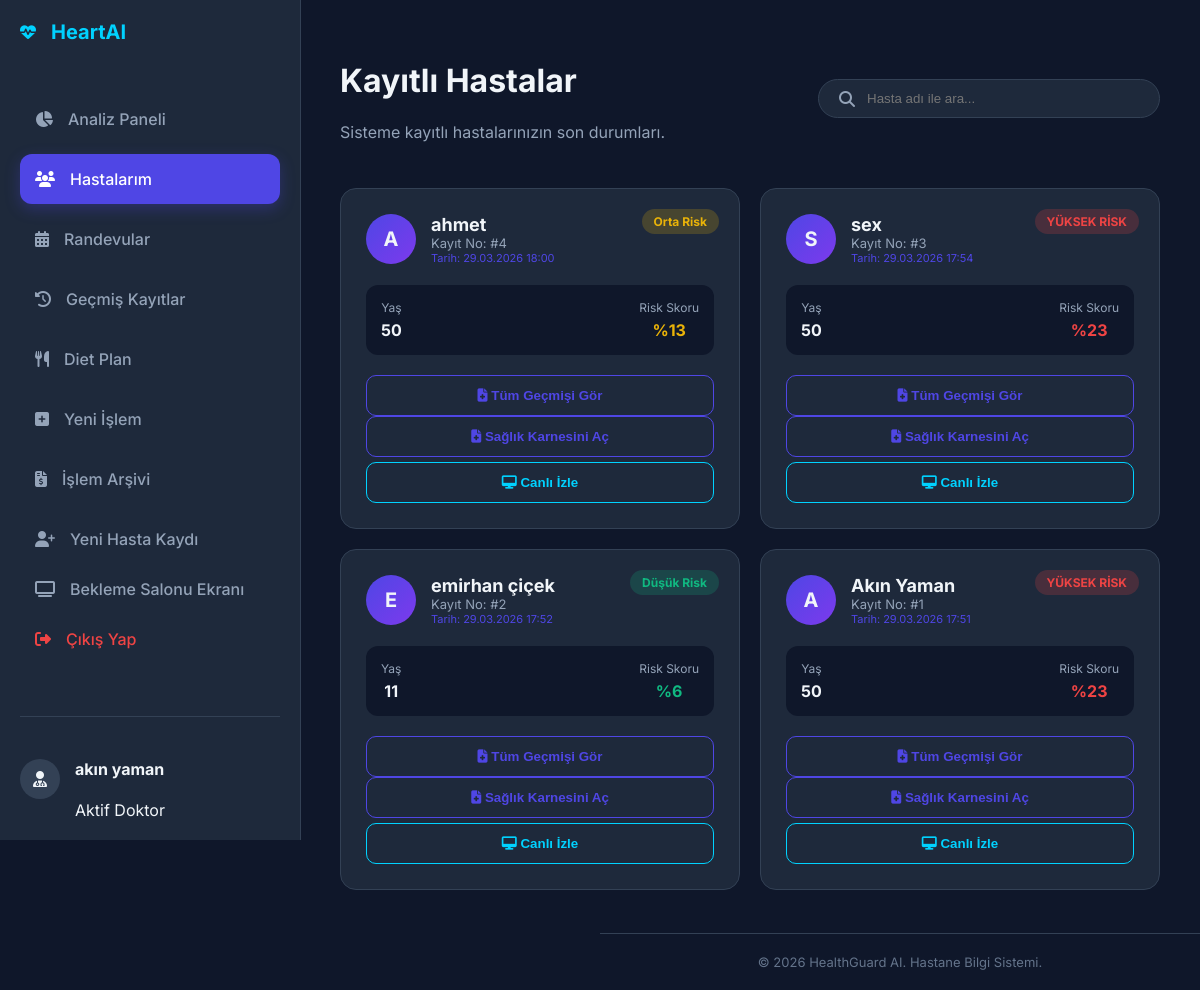
The app's page /patients (signed in) with its own data.
### tables this page shows
CREATE TABLE predictions 
             (id INTEGER PRIMARY KEY AUTOINCREMENT, 
              user_id INTEGER,
              patient_name TEXT,
              date TEXT,
              age REAL,
              avg_glucose_level REAL,
              risk_score INTEGER,
              risk_label TEXT,
              bmi REAL,
              hypertension TEXT,
              heart_disease TEXT,
              id_no TEXT,
              birth_date TEXT,
              gender TEXT,
              phone TEXT,
              email TEXT,
              smoking_status TEXT,
              notes TEXT,
              FOREIGN KEY(user_id) REFERENCES users(id));

### app.py (the view)
@app.route('/patients')
def patients_page():
    if 'user_id' not in session: return redirect(url_for('login_page'))
    conn = sqlite3.connect('database.db')
    c = conn.cursor()
    c.execute("""
        SELECT patient_name, MAX(date), age, risk_score, risk_label, id
        FROM predictions
        WHERE user_id = ?
        GROUP BY patient_name
        ORDER BY id DESC
    """, (session['user_id'],))
    patients = c.fetchall()
    conn.close()
    return render_template('patients.html', patients=patients, username=session.get('user_name'))

### templates/patients.html (shortened to what this page needs)
<!DOCTYPE html>
<html lang="tr">
<head>
    <link rel="stylesheet" href="https://cdnjs.cloudflare.com/ajax/libs/font-awesome/6.4.0/css/all.min.css">
</head>
<body>
    <div class="sidebar">
        <div class="logo-container">
            <i class="fas fa-heartbeat"></i>
            <h2>HeartAI</h2>
        </div>
        <ul class="menu">
            <li class="{% if request.path == '/dashboard' %}active{% endif %}">
                <a href="/dashboard"><i class="fas fa-chart-pie"></i> Analiz Paneli</a>
            </li>
            <li class="{% if request.path == '/patients' %}active{% endif %}">
                <a href="/patients"><i class="fas fa-users"></i> Hastalarım</a>
            </li>
            <li class="{% if request.path == '/appointments' %}active{% endif %}">
                <a href="/appointments"><i class="fas fa-calendar-alt"></i> Randevular</a>
            </li>
            <li class="{% if request.path == '/history' %}active{% endif %}">
                <a href="/history"><i class="fas fa-history"></i> Geçmiş Kayıtlar</a>
            </li>
            <li class="{% if '/diet_plan' in request.path or '/patient_diet' in request.path %}active{% endif %}">
    <a href="/diet_plan"><i class="fas fa-utensils"></i> Diet Plan</a>
</li>
            <li class="{% if request.path == '/create_procedure' %}active{% endif %}">
                <a href="/create_procedure"><i class="fas fa-plus-square"></i> Yeni İşlem</a>
            </li>
            <li class="{% if request.path == '/all_procedures' %}active{% endif %}">
                <a href="/all_procedures"><i class="fas fa-file-invoice-dollar"></i> İşlem Arşivi</a>
            </li>
            <a href="{{ url_for('new_patient_registration') }}" class="btn-premium">
    <i class="fas fa-user-plus"></i> Yeni Hasta Kaydı
</a>
            <a href="{{ url_for('waiting_room') }}" class="btn-premium">
    <i class="fas fa-tv"></i> Bekleme Salonu Ekranı
</a>
            <li><a href="/logout" style="color: #ef4444;"><i class="fas fa-sign-out-alt"></i> Çıkış Yap</a></li>
        </ul>
        <div class="user-profile">
            <div class="avatar"><i class="fas fa-user-md"></i></div>
            <div class="user-info">
                <h4>{{ username }}</h4>
                <span>Aktif Doktor</span>
            </div>
        </div>
    </div>
    <div class="main-content">
        <div class="header-flex">
            <div>
                <h1>Kayıtlı Hastalar</h1>
                <p style="color:#94a3b8;">Sisteme kayıtlı hastalarınızın son durumları.</p>
            </div>
            <div class="search-box">
                <i class="fas fa-search" style="color:#94a3b8;"></i>
                <input type="text" id="searchInput" placeholder="Hasta adı ile ara..." onkeyup="filterPatients()">
            </div>
        </div>
        <div class="patients-grid" id="patientsGrid">
            {% if patients %}
                {% for p in patients %}
                <div class="patient-card">
                    {% if "YÜKSEK" in p[4] %}
                        <div class="risk-badge bg-red">{{ p[4] }}</div>
                    {% elif "Orta" in p[4] %}
                        <div class="risk-badge bg-yellow">{{ p[4] }}</div>
                    {% else %}
                        <div class="risk-badge bg-green">{{ p[4] }}</div>
                    {% endif %}
                    <div class="patient-header">
                        <div class="patient-avatar">{{ p[0][0] | upper }}</div>
                        <div class="patient-info">
    <h3 class="patient-name">{{ p[0] }}</h3>
    <p>Kayıt No: #{{ p[5] }}</p> <p style="font-size: 11px; color: #4f46e5;">Tarih: {{ p[1] }}</p>
</div>
                    </div>
                    <div class="patient-stats">
                        <div class="stat-item">
                            <span>Yaş</span>
                            <strong>{{ p[2] | int }}</strong>
                        </div>
                        <div class="stat-item">
                            <span>Risk Skoru</span>
                            {% set skor = p[3] | int %}
                            {% if skor > 20 %}
                                <strong class="skor-yuksek">%{{ skor }}</strong>
                            {% elif skor > 10 %}
                                <strong class="skor-orta">%{{ skor }}</strong>
                            {% else %}
                                <strong class="skor-dusuk">%{{ skor }}</strong>
                            {% endif %}
                        </div>
                    </div>
                    <button class="btn-detail" onclick="window.location.href='/history'">
                        <i class="fas fa-file-medical"></i> Tüm Geçmişi Gör
                    </button>
                    <button class="btn-detail" onclick="window.location.href='/patient_detail/{{ p[0] }}'">
    <i class="fas fa-file-medical"></i> Sağlık Karnesini Aç
</button>
                    <button class="btn-detail" style="margin-top: 5px; border-color: #00d2ff; color: #00d2ff;"
        onclick="window.location.href='/monitor/{{ p[0] }}'">
    <i class="fas fa-desktop"></i> Canlı İzle
</button>
                </div>
                {% endfor %}
            {% endif %}
        </div>
        <div class="simple-footer">© 2026 HealthGuard AI. Hastane Bilgi Sistemi.</div>
    </div>
</body>
</html>

### templates/patients.html (style rules this page uses)
body { margin: 0; font-family: 'Inter', sans-serif; background: #0f172a; color: #f1f5f9; display: flex; }
.sidebar { width: 260px; background: #1e293b; height: 100vh; padding: 20px; display: flex; flex-direction: column; border-right: 1px solid #334155; position: fixed; top: 0; left: 0; z-index: 100; }
.logo-container { display: flex; align-items: center; gap: 15px; margin-bottom: 50px; color: #00d2ff; }
.logo-container h2 { margin: 0; font-size: 20px; }
.menu { list-style: none; padding: 0; margin: 0; flex: 1; }
.menu li { margin-bottom: 10px; }
.menu a { display: flex; align-items: center; gap: 15px; padding: 15px; text-decoration: none; color: #94a3b8; border-radius: 12px; transition: 0.3s; font-weight: 500; }
.menu li.active a, .menu a:hover { background: #4f46e5; color: white; box-shadow: 0 5px 15px rgba(79, 70, 229, 0.3); }
.user-profile { display: flex; align-items: center; gap: 15px; padding-top: 20px; border-top: 1px solid #334155; }
.avatar { width: 40px; height: 40px; background: #334155; border-radius: 50%; display: flex; align-items: center; justify-content: center; }
.main-content { margin-left: 300px; padding: 40px; width: calc(100% - 300px); min-height: 100vh; position: relative; padding-bottom: 100px; box-sizing: border-box; }
.header-flex { display: flex; justify-content: space-between; align-items: center; margin-bottom: 30px; }
.search-box { background: #1e293b; border: 1px solid #334155; padding: 10px 20px; border-radius: 20px; display: flex; align-items: center; width: 300px; }
.search-box input { background: transparent; border: none; color: white; outline: none; margin-left: 10px; width: 100%; }
.patients-grid { display: grid; grid-template-columns: repeat(auto-fill, minmax(300px, 1fr)); gap: 20px; }
.patient-card { background: #1e293b; border-radius: 16px; padding: 25px; border: 1px solid #334155; transition: 0.3s; position: relative; overflow: hidden; }
.patient-header { display: flex; align-items: center; gap: 15px; margin-bottom: 20px; }
.patient-avatar { width: 50px; height: 50px; background: linear-gradient(135deg, #4f46e5, #7c3aed); border-radius: 50%; display: flex; align-items: center; justify-content: center; font-size: 20px; font-weight: bold; }
.patient-info h3 { margin: 0; font-size: 18px; }
.patient-info p { margin: 0; color: #94a3b8; font-size: 13px; }
.risk-badge { position: absolute; top: 20px; right: 20px; padding: 5px 12px; border-radius: 20px; font-size: 12px; font-weight: bold; }
.bg-red { background: rgba(239, 68, 68, 0.2); color: #ef4444; }
.bg-yellow { background: rgba(234, 179, 8, 0.2); color: #eab308; }
.bg-green { background: rgba(16, 185, 129, 0.2); color: #10b981; }
.skor-yuksek { color: #ef4444; }
.skor-orta { color: #eab308; }
.skor-dusuk { color: #10b981; }
.patient-stats { display: flex; justify-content: space-between; background: #0f172a; padding: 15px; border-radius: 12px; margin-bottom: 20px; }
.stat-item { text-align: center; }
.stat-item span { display: block; font-size: 12px; color: #94a3b8; margin-bottom: 5px; }
.stat-item strong { font-size: 16px; }
.btn-detail { width: 100%; padding: 12px; background: transparent; border: 1px solid #4f46e5; color: #4f46e5; border-radius: 10px; cursor: pointer; transition: 0.3s; font-weight: 600; }
.simple-footer { text-align: center; padding: 20px; color: #64748b; font-size: 13px; border-top: 1px solid #334155; background: #0f172a; width: calc(100% - 300px); position: absolute; bottom: 0; right: 0; box-sizing: border-box; }
body { animation: pageIn 0.6s ease-out forwards; opacity: 0; }

### records on screen
predictions: patient_name "akın yaman", risk_label "YÜKSEK RİSK", patient_name "A", patient_name "Akın Yaman", id "1", date "29.03.2026 17:51", age "50", risk_score "23"
predictions: risk_label "Orta Risk", patient_name "A", patient_name "ahmet", id "4", date "29.03.2026 18:00", age "50", risk_score "13"
predictions: risk_label "YÜKSEK RİSK", patient_name "S", patient_name "sex", id "3", date "29.03.2026 17:54", age "50", risk_score "23"
predictions: risk_label "Düşük Risk", patient_name "E", patient_name "emirhan çiçek", id "2", date "29.03.2026 17:52", age "11", risk_score "6"
